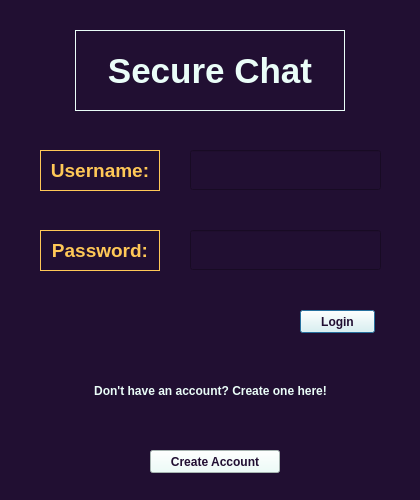
<?xml version="1.0" encoding="UTF-8"?>
<ui version="4.0">
 <class>Dialog</class>
 <widget class="QDialog" name="Dialog">
  <property name="geometry">
   <rect>
    <x>0</x>
    <y>0</y>
    <width>420</width>
    <height>500</height>
   </rect>
  </property>
  <property name="windowTitle">
   <string>Secure Chat - Login</string>
  </property>
  <property name="windowOpacity">
   <double>0.990000000000000</double>
  </property>
  <property name="styleSheet">
   <string notr="true">background-color:#210f32</string>
  </property>
  <widget class="QLabel" name="titleLabel">
   <property name="geometry">
    <rect>
     <x>75</x>
     <y>30</y>
     <width>270</width>
     <height>81</height>
    </rect>
   </property>
   <property name="font">
    <font>
     <family>Tahoma</family>
     <pointsize>26</pointsize>
     <weight>75</weight>
     <bold>true</bold>
    </font>
   </property>
   <property name="styleSheet">
    <string notr="true">font-size:26pt;color:#eafdf8</string>
   </property>
   <property name="frameShape">
    <enum>QFrame::Box</enum>
   </property>
   <property name="text">
    <string>Secure Chat</string>
   </property>
   <property name="alignment">
    <set>Qt::AlignCenter</set>
   </property>
  </widget>
  <widget class="QLabel" name="username_label">
   <property name="geometry">
    <rect>
     <x>40</x>
     <y>150</y>
     <width>120</width>
     <height>41</height>
    </rect>
   </property>
   <property name="font">
    <font>
     <family>Tahoma</family>
     <pointsize>14</pointsize>
     <weight>75</weight>
     <bold>true</bold>
    </font>
   </property>
   <property name="styleSheet">
    <string notr="true">font-size: 14pt;color:#ffc857</string>
   </property>
   <property name="frameShape">
    <enum>QFrame::Box</enum>
   </property>
   <property name="frameShadow">
    <enum>QFrame::Plain</enum>
   </property>
   <property name="text">
    <string>Username:</string>
   </property>
   <property name="scaledContents">
    <bool>true</bool>
   </property>
   <property name="alignment">
    <set>Qt::AlignCenter</set>
   </property>
   <property name="wordWrap">
    <bool>true</bool>
   </property>
  </widget>
  <widget class="QLineEdit" name="username">
   <property name="geometry">
    <rect>
     <x>190</x>
     <y>150</y>
     <width>191</width>
     <height>40</height>
    </rect>
   </property>
   <property name="font">
    <font>
     <family>Tahoma</family>
     <pointsize>14</pointsize>
    </font>
   </property>
   <property name="autoFillBackground">
    <bool>false</bool>
   </property>
   <property name="styleSheet">
    <string notr="true">color:#eafdf8;font-size:14pt;</string>
   </property>
  </widget>
  <widget class="QLineEdit" name="password">
   <property name="geometry">
    <rect>
     <x>190</x>
     <y>230</y>
     <width>191</width>
     <height>40</height>
    </rect>
   </property>
   <property name="font">
    <font>
     <family>Tahoma</family>
     <pointsize>14</pointsize>
    </font>
   </property>
   <property name="styleSheet">
    <string notr="true">color:#eafdf8;font-size:14pt;</string>
   </property>
  </widget>
  <widget class="QLabel" name="password_label">
   <property name="geometry">
    <rect>
     <x>40</x>
     <y>230</y>
     <width>120</width>
     <height>41</height>
    </rect>
   </property>
   <property name="font">
    <font>
     <family>Tahoma</family>
     <pointsize>14</pointsize>
     <weight>75</weight>
     <bold>true</bold>
    </font>
   </property>
   <property name="styleSheet">
    <string notr="true">font-size: 14pt;color:#ffc857</string>
   </property>
   <property name="frameShape">
    <enum>QFrame::Box</enum>
   </property>
   <property name="text">
    <string>Password:</string>
   </property>
   <property name="alignment">
    <set>Qt::AlignCenter</set>
   </property>
  </widget>
  <widget class="QLabel" name="username_label_2">
   <property name="geometry">
    <rect>
     <x>35</x>
     <y>370</y>
     <width>351</width>
     <height>41</height>
    </rect>
   </property>
   <property name="font">
    <font>
     <family>Tahoma</family>
     <pointsize>9</pointsize>
     <weight>75</weight>
     <bold>true</bold>
    </font>
   </property>
   <property name="styleSheet">
    <string notr="true">color:#eafdf8</string>
   </property>
   <property name="text">
    <string>Don't have an account? Create one here!</string>
   </property>
   <property name="alignment">
    <set>Qt::AlignCenter</set>
   </property>
  </widget>
  <widget class="QPushButton" name="loginButton">
   <property name="geometry">
    <rect>
     <x>300</x>
     <y>310</y>
     <width>75</width>
     <height>23</height>
    </rect>
   </property>
   <property name="font">
    <font>
     <family>Tahoma</family>
     <weight>75</weight>
     <bold>true</bold>
    </font>
   </property>
   <property name="styleSheet">
    <string notr="true">background-color:#eafdf8; color:#210f32</string>
   </property>
   <property name="text">
    <string>Login</string>
   </property>
  </widget>
  <widget class="QPushButton" name="createAccountButton">
   <property name="geometry">
    <rect>
     <x>150</x>
     <y>450</y>
     <width>130</width>
     <height>23</height>
    </rect>
   </property>
   <property name="font">
    <font>
     <family>Tahoma</family>
     <weight>75</weight>
     <bold>true</bold>
    </font>
   </property>
   <property name="styleSheet">
    <string notr="true">background-color:#eafdf8; color:#210f32</string>
   </property>
   <property name="text">
    <string>Create Account</string>
   </property>
  </widget>
 </widget>
 <resources/>
 <connections/>
</ui>
